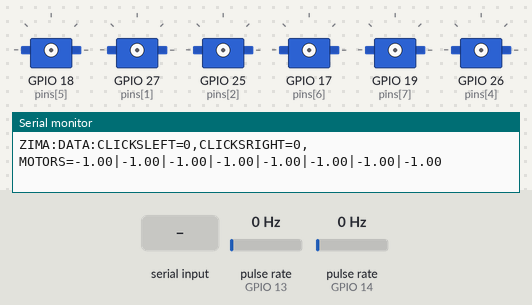
A sketch run on a simulated ESP32. Shown: 6 × servo, the last lines printed to the serial monitor. Wiring (inferred from the names in the program): 2 × pulse sensor: data GPIO 13 / data GPIO 14. The test bench sets the inputs (shaded band); at power-on: pulse rate (sensors on GPIO 13, GPIO 14) 0 Hz.

Above: at 1.2 s.
1.3 s: "5\n" received over Serial
At 1.8 s:
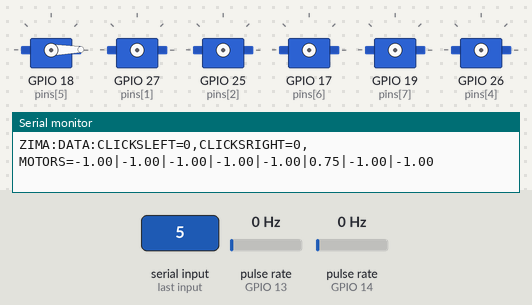
4.3 s: "2\n" received over Serial
At 4.51 s:
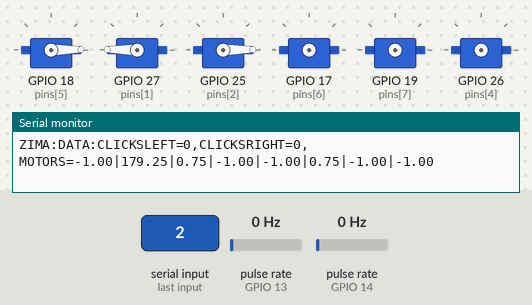
7.3 s: pulse rate (sensor on GPIO 13) set to 150 Hz
10.3 s: pulse rate (sensor on GPIO 14) set to 10 Hz
13.3 s: "6\n" received over Serial
At 13.68 s:
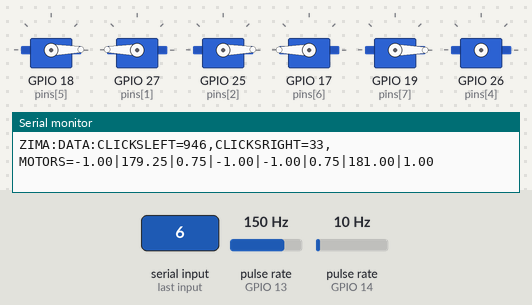
16.3 s: "4\n" received over Serial
At 16.74 s:
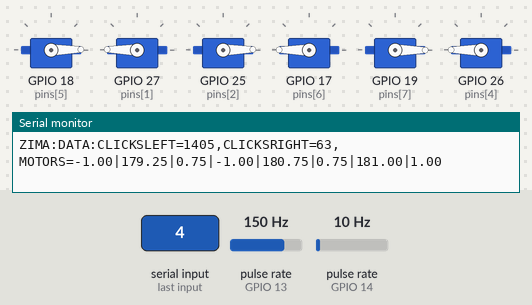
Timing chart, 0 to 20.3 s (numbered marks = the images above; inputs shaded):
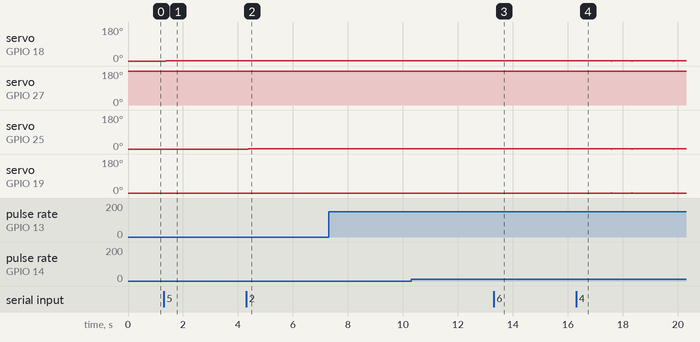

Measured:
- after the input at 1.3 s, servo on GPIO 18 (pins[5]): 0° → 1° after 0.07 s
- after the input at 4.3 s, servo on GPIO 27 (pins[1]): 180° → 179° after 0.05 s; servo on GPIO 25 (pins[2]): 0° → 1° after 0.07 s
- after the input at 13.3 s, servo on GPIO 18 (pins[5]), servo on GPIO 25 (pins[2]): stays 1° (without the input it goes to 0° after 3.0 s)
- after the input at 16.3 s, servo on GPIO 18 (pins[5]), servo on GPIO 25 (pins[2]): goes 0° 0.01 s, 1° 0.98 s, 3 × (0° 0.01 s, 1° 0.74 s), 0° 0.01 s, then 1°, starting after 0.30 s; servo on GPIO 19 (pins[7]): goes 1° 0.01 s, 0° 0.98 s, 3 × (1° 0.01 s, 0° 0.74 s), 1° 0.01 s, then 0°, starting after 0.30 s

The sketch:

integrated_motor_encoder.ino
```cpp
#include <ESP32Servo.h>

// Rotary Encoder Configuration
#define ENCODER_PIN_LEFT 13   // Left encoder pin
#define ENCODER_PIN_RIGHT 14  // Right encoder pin

// Encoder Tracking Variables
unsigned long lastPulseTimeLeft = 0;
unsigned long lastPulseTimeRight = 0;
int lastStateLeft = HIGH;
int lastStateRight = HIGH;
unsigned long debounceDelay = 5;  // 5ms debounce time

// Clicks tracking
volatile long clicksLeft = 0;
volatile long clicksRight = 0;

// Servo Motor Configuration
const int minUs = 1000;
const int maxUs = 2000;
int pins[] = {16, 27, 25, 14, 26, 18, 17, 19};
float pos[] = {-1,-1,-1,-1,-1,-1,-1,-1};
float goal[] = {-1,-1,-1,-1,-1,-1,-1,-1};
float speed = 0.25;
Servo motors[8];

void IRAM_ATTR handleEncoderLeft() {
  // Interrupt handler for left encoder
  unsigned long currentTime = millis();
  if ((currentTime - lastPulseTimeLeft) > debounceDelay) {
    clicksLeft++;
    lastPulseTimeLeft = currentTime;
  }
}

void IRAM_ATTR handleEncoderRight() {
  // Interrupt handler for right encoder
  unsigned long currentTime = millis();
  if ((currentTime - lastPulseTimeRight) > debounceDelay) {
    clicksRight++;
    lastPulseTimeRight = currentTime;
  }
}

void setup() {
  // Rotary Encoder Setup
  pinMode(ENCODER_PIN_LEFT, INPUT_PULLUP);
  pinMode(ENCODER_PIN_RIGHT, INPUT_PULLUP);

  // Attach interrupt handlers
  attachInterrupt(digitalPinToInterrupt(ENCODER_PIN_LEFT), handleEncoderLeft, FALLING);
  attachInterrupt(digitalPinToInterrupt(ENCODER_PIN_RIGHT), handleEncoderRight, FALLING);

  // Servo Motor Setup
  for (int i = 0; i < 8; i++) {
    motors[i] = Servo();
    motors[i].setPeriodHertz(50);
  }

  Serial.begin(115200);
  Serial.println("ZIMA:INIT:MOTOR_ENCODER_INTEGRATED");
}

int sign(int i) {
  return (i < 0) ? -1 : 1;
}

const byte numChars = 64;
char receivedChars[numChars];
boolean newData = false;

void recvWithEndMarker() {
    static byte ndx = 0;
    char endMarker = '\n';
    char rc;

    if (Serial.available() > 0) {
        rc = Serial.read();

        if (rc != endMarker) {
            receivedChars[ndx] = rc;
            ndx++;
            if (ndx >= numChars) {
                ndx = numChars - 1;
            }
        }
        else {
            receivedChars[ndx] = '\0';
            ndx = 0;
            newData = true;
        }
    }
}

int currMotor = 0;
void parseNewData() {
    char * strtokIndx;

    strtokIndx = strtok(receivedChars, "<");
    currMotor = atoi(strtokIndx);

    strtokIndx = strtok(NULL, "<");
    if (currMotor < 8) {
      goal[currMotor] = atof(strtokIndx);

      // Special handling for specific motor groups
      if (currMotor == 2 || currMotor == 1) {
        goal[2] = goal[currMotor];
        goal[1] = 180 - goal[2];
        if (goal[2] == -1 || goal[1] == -1) {
          goal[1] = -1;
          goal[2] = -1;
        }
      }

      if (currMotor == 6 || currMotor == 7) {
        goal[7] = goal[currMotor];
        goal[6] = 180 - goal[7];
      }

      if (currMotor == 4) {
        if (goal[currMotor] != -1)
          goal[currMotor] = 180 - goal[currMotor];
      }
    }
    newData = false;
}

void updateMotors() {
  for (int i = 0; i < 8; i++) {
    if (goal[i] != -1 && pos[i] == -1) {
      motors[i].attach(pins[i]);
      pos[i] = goal[i];
    }
    if (goal[i] == -1 && pos[i] != -1) {
      motors[i].detach();
      pos[i] = -1;
    }
  }

  if (pos[2] != -1)
    pos[1] = 180 - pos[2];

  for (int i = 0; i < 8; i++) {
    if (pos[i] != -1) {
      motors[i].write(pos[i]);
      if (pos[i] + speed > goal[i] || pos[i] - speed < goal[i]) {
        pos[i] += sign(goal[i] - pos[i]) * speed;
      }
      else {
        pos[i] = goal[i];
      }
    }
  }
}

void reportStatus() {
  // Formatted output for ROS2 Serial Parser
  Serial.print("ZIMA:DATA:");

  // Encoder Data
  Serial.print("CLICKSLEFT=");
  Serial.print(clicksLeft);
  Serial.print(",CLICKSRIGHT=");
  Serial.print(clicksRight);
  Serial.print(",");

  // Motor Positions
  Serial.print("MOTORS=");
  for (int i = 0; i < 8; i++) {
    Serial.print(pos[i]);
    if (i < 7) Serial.print("|");
  }
  Serial.println();

  // Reset clicks after reporting (optional, depends on your use case)
  // Uncomment if you want to track incremental clicks
  // clicksLeft = 0;
  // clicksRight = 0;
}

void loop() {
  // Check for Serial Input
  recvWithEndMarker();
  if (newData) parseNewData();

  // Update Motor Positions
  updateMotors();

  // Report System Status
  reportStatus();

  delay(10);  // Small delay to avoid excessive processing
}
```
